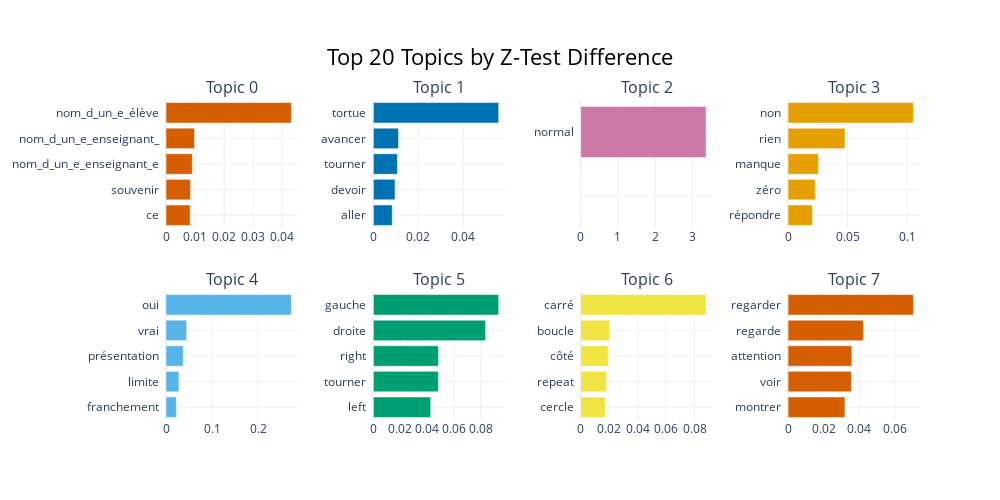

Here is the notebook cell this chart was saved with:
### Code cell
# Get topic names
topic_info = topic_model.get_topic_info()
topic_name_map = {
    row['Topic']: f"Topic {row['Topic']}: {row['Name']}" for _, row in topic_info.iterrows()
}

# Custom labels for the plot
custom_labels = [topic_name_map[t] for t in top_topic_ids]

# Plot with better labels
topic_model.visualize_barchart(custom_labels=top_topic_ids, title="Top 20 Topics by Z-Test Difference")

### Figure 1 — Plotly figure (JSON) as saved in the notebook; plotly's stock layout.template omitted (floating-point values rounded to 4 significant figures)
{"data": [{"marker": {"color": "#D55E00"}, "orientation": "h", "type": "bar", "x": [0.008308, 0.008389, 0.009042, 0.009784, 0.04305], "xaxis": "x", "y": ["ce  ", "souvenir  ", "nom_d_un_e_enseignant_e  ", "nom_d_un_e_enseignant_  ", "nom_d_un_e_élève  "], "yaxis": "y"}, {"marker": {"color": "#0072B2"}, "orientation": "h", "type": "bar", "x": [0.008406, 0.009637, 0.01072, 0.01121, 0.05583], "xaxis": "x2", "y": ["aller  ", "devoir  ", "tourner  ", "avancer  ", "tortue  "], "yaxis": "y2"}, {"marker": {"color": "#CC79A7"}, "orientation": "h", "type": "bar", "x": [1e-05, 1e-05, 1e-05, 1e-05, 3.361], "xaxis": "x3", "y": ["  ", "  ", "  ", "  ", "normal  "], "yaxis": "y3"}, {"marker": {"color": "#E69F00"}, "orientation": "h", "type": "bar", "x": [0.02052, 0.02276, 0.02553, 0.04779, 0.1053], "xaxis": "x4", "y": ["répondre  ", "zéro  ", "manque  ", "rien  ", "non  "], "yaxis": "y4"}, {"marker": {"color": "#56B4E9"}, "orientation": "h", "type": "bar", "x": [0.02264, 0.02806, 0.03747, 0.04488, 0.2724], "xaxis": "x5", "y": ["franchement  ", "limite  ", "présentation  ", "vrai  ", "oui  "], "yaxis": "y5"}, {"marker": {"color": "#009E73"}, "orientation": "h", "type": "bar", "x": [0.04273, 0.04848, 0.0485, 0.08363, 0.09339], "xaxis": "x6", "y": ["left  ", "tourner  ", "right  ", "droite  ", "gauche  "], "yaxis": "y6"}, {"marker": {"color": "#F0E442"}, "orientation": "h", "type": "bar", "x": [0.01737, 0.01818, 0.01935, 0.02027, 0.08811], "xaxis": "x7", "y": ["cercle  ", "repeat  ", "côté  ", "boucle  ", "carré  "], "yaxis": "y7"}, {"marker": {"color": "#D55E00"}, "orientation": "h", "type": "bar", "x": [0.03195, 0.0356, 0.03587, 0.04232, 0.07044], "xaxis": "x8", "y": ["montrer  ", "voir  ", "attention  ", "regarde  ", "regarder  "], "yaxis": "y8"}], "layout": {"annotations": [{"font": {"size": 16}, "showarrow": false, "text": "Topic 0", "x": 0.0875, "xanchor": "center", "xref": "paper", "y": 1, "yanchor": "bottom", "yref": "paper"}, {"font": {"size": 16}, "showarrow": false, "text": "Topic 1", "x": 0.3625, "xanchor": "center", "xref": "paper", "y": 1, "yanchor": "bottom", "yref": "paper"}, {"font": {"size": 16}, "showarrow": false, "text": "Topic 2", "x": 0.6375, "xanchor": "center", "xref": "paper", "y": 1, "yanchor": "bottom", "yref": "paper"}, {"font": {"size": 16}, "showarrow": false, "text": "Topic 3", "x": 0.9125, "xanchor": "center", "xref": "paper", "y": 1, "yanchor": "bottom", "yref": "paper"}, {"font": {"size": 16}, "showarrow": false, "text": "Topic 4", "x": 0.0875, "xanchor": "center", "xref": "paper", "y": 0.4, "yanchor": "bottom", "yref": "paper"}, {"font": {"size": 16}, "showarrow": false, "text": "Topic 5", "x": 0.3625, "xanchor": "center", "xref": "paper", "y": 0.4, "yanchor": "bottom", "yref": "paper"}, {"font": {"size": 16}, "showarrow": false, "text": "Topic 6", "x": 0.6375, "xanchor": "center", "xref": "paper", "y": 0.4, "yanchor": "bottom", "yref": "paper"}, {"font": {"size": 16}, "showarrow": false, "text": "Topic 7", "x": 0.9125, "xanchor": "center", "xref": "paper", "y": 0.4, "yanchor": "bottom", "yref": "paper"}], "height": 500, "hoverlabel": {"bgcolor": "white", "font": {"family": "Rockwell", "size": 16}}, "showlegend": false, "title": {"font": {"color": "Black", "size": 22}, "text": "Top 20 Topics by Z-Test Difference", "x": 0.5, "xanchor": "center", "yanchor": "top"}, "width": 1000, "xaxis": {"anchor": "y", "domain": [0, 0.175], "showgrid": true}, "xaxis2": {"anchor": "y2", "domain": [0.275, 0.45], "showgrid": true}, "xaxis3": {"anchor": "y3", "domain": [0.55, 0.725], "showgrid": true}, "xaxis4": {"anchor": "y4", "domain": [0.825, 1], "showgrid": true}, "xaxis5": {"anchor": "y5", "domain": [0, 0.175], "showgrid": true}, "xaxis6": {"anchor": "y6", "domain": [0.275, 0.45], "showgrid": true}, "xaxis7": {"anchor": "y7", "domain": [0.55, 0.725], "showgrid": true}, "xaxis8": {"anchor": "y8", "domain": [0.825, 1], "showgrid": true}, "yaxis": {"anchor": "x", "domain": [0.6, 1], "showgrid": true}, "yaxis2": {"anchor": "x2", "domain": [0.6, 1], "showgrid": true}, "yaxis3": {"anchor": "x3", "domain": [0.6, 1], "showgrid": true}, "yaxis4": {"anchor": "x4", "domain": [0.6, 1], "showgrid": true}, "yaxis5": {"anchor": "x5", "domain": [0, 0.4], "showgrid": true}, "yaxis6": {"anchor": "x6", "domain": [0, 0.4], "showgrid": true}, "yaxis7": {"anchor": "x7", "domain": [0, 0.4], "showgrid": true}, "yaxis8": {"anchor": "x8", "domain": [0, 0.4], "showgrid": true}}}
